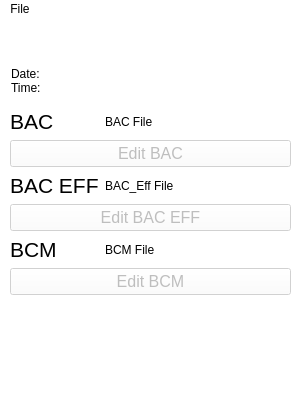
<?xml version="1.0" encoding="UTF-8"?>
<ui version="4.0">
 <class>MainWindow</class>
 <widget class="QMainWindow" name="MainWindow">
  <property name="geometry">
   <rect>
    <x>0</x>
    <y>0</y>
    <width>300</width>
    <height>400</height>
   </rect>
  </property>
  <property name="sizePolicy">
   <sizepolicy hsizetype="Fixed" vsizetype="Fixed">
    <horstretch>0</horstretch>
    <verstretch>0</verstretch>
   </sizepolicy>
  </property>
  <property name="minimumSize">
   <size>
    <width>300</width>
    <height>400</height>
   </size>
  </property>
  <property name="maximumSize">
   <size>
    <width>300</width>
    <height>400</height>
   </size>
  </property>
  <property name="sizeIncrement">
   <size>
    <width>0</width>
    <height>0</height>
   </size>
  </property>
  <property name="windowTitle">
   <string>SFV Moveset Editor</string>
  </property>
  <property name="styleSheet">
   <string notr="true">background-color: rgb(255, 255, 255);</string>
  </property>
  <property name="locale">
   <locale language="English" country="UnitedStates"/>
  </property>
  <widget class="QWidget" name="centralwidget">
   <widget class="QWidget" name="formLayoutWidget">
    <property name="geometry">
     <rect>
      <x>10</x>
      <y>90</y>
      <width>281</width>
      <height>251</height>
     </rect>
    </property>
    <layout class="QFormLayout" name="formLayout">
     <item row="1" column="0">
      <widget class="QLabel" name="label">
       <property name="font">
        <font>
         <pointsize>16</pointsize>
        </font>
       </property>
       <property name="text">
        <string>BAC</string>
       </property>
      </widget>
     </item>
     <item row="1" column="1">
      <widget class="QLabel" name="BAC_Name">
       <property name="text">
        <string>BAC File</string>
       </property>
      </widget>
     </item>
     <item row="2" column="0" colspan="2">
      <layout class="QVBoxLayout" name="BAC_Buttons_Layer">
       <item>
        <widget class="QPushButton" name="EditBAC">
         <property name="enabled">
          <bool>false</bool>
         </property>
         <property name="font">
          <font>
           <pointsize>12</pointsize>
          </font>
         </property>
         <property name="mouseTracking">
          <bool>false</bool>
         </property>
         <property name="tabletTracking">
          <bool>false</bool>
         </property>
         <property name="autoFillBackground">
          <bool>false</bool>
         </property>
         <property name="styleSheet">
          <string notr="true"/>
         </property>
         <property name="text">
          <string>Edit BAC</string>
         </property>
         <property name="checkable">
          <bool>false</bool>
         </property>
         <property name="checked">
          <bool>false</bool>
         </property>
         <property name="autoDefault">
          <bool>false</bool>
         </property>
         <property name="default">
          <bool>false</bool>
         </property>
         <property name="flat">
          <bool>false</bool>
         </property>
        </widget>
       </item>
      </layout>
     </item>
     <item row="5" column="0">
      <widget class="QLabel" name="label_2">
       <property name="font">
        <font>
         <pointsize>16</pointsize>
        </font>
       </property>
       <property name="text">
        <string>BCM</string>
       </property>
      </widget>
     </item>
     <item row="5" column="1">
      <widget class="QLabel" name="BCM_Name">
       <property name="text">
        <string>BCM File</string>
       </property>
      </widget>
     </item>
     <item row="6" column="0" colspan="2">
      <layout class="QVBoxLayout" name="BCM_Buttons_Layer">
       <item>
        <widget class="QPushButton" name="EditBCM">
         <property name="enabled">
          <bool>false</bool>
         </property>
         <property name="font">
          <font>
           <pointsize>12</pointsize>
          </font>
         </property>
         <property name="text">
          <string>Edit BCM</string>
         </property>
         <property name="checkable">
          <bool>false</bool>
         </property>
        </widget>
       </item>
      </layout>
     </item>
     <item row="3" column="0">
      <widget class="QLabel" name="label_4">
       <property name="font">
        <font>
         <pointsize>16</pointsize>
        </font>
       </property>
       <property name="text">
        <string>BAC EFF</string>
       </property>
      </widget>
     </item>
     <item row="3" column="1">
      <widget class="QLabel" name="BAC_Eff_Name">
       <property name="text">
        <string>BAC_Eff File</string>
       </property>
      </widget>
     </item>
     <item row="4" column="0" colspan="2">
      <layout class="QVBoxLayout" name="BAC_Eff_Buttons_Layer">
       <item>
        <widget class="QPushButton" name="EditBACEff">
         <property name="enabled">
          <bool>false</bool>
         </property>
         <property name="font">
          <font>
           <pointsize>12</pointsize>
          </font>
         </property>
         <property name="text">
          <string>Edit BAC EFF</string>
         </property>
         <property name="checkable">
          <bool>false</bool>
         </property>
        </widget>
       </item>
      </layout>
     </item>
    </layout>
   </widget>
   <widget class="QLabel" name="Date_Time">
    <property name="geometry">
     <rect>
      <x>11</x>
      <y>41</y>
      <width>281</width>
      <height>41</height>
     </rect>
    </property>
    <property name="sizePolicy">
     <sizepolicy hsizetype="Maximum" vsizetype="Preferred">
      <horstretch>0</horstretch>
      <verstretch>0</verstretch>
     </sizepolicy>
    </property>
    <property name="inputMethodHints">
     <set>Qt::ImhDate|Qt::ImhTime</set>
    </property>
    <property name="text">
     <string>Date: 
Time: </string>
    </property>
   </widget>
  </widget>
  <widget class="QMenuBar" name="menubar">
   <property name="geometry">
    <rect>
     <x>0</x>
     <y>0</y>
     <width>300</width>
     <height>26</height>
    </rect>
   </property>
   <widget class="QMenu" name="menuFile">
    <property name="title">
     <string>File</string>
    </property>
    <addaction name="actionOpen_BAC"/>
    <addaction name="actionRecent_BACs"/>
    <addaction name="actionOpen_BAC_Eff"/>
    <addaction name="actionRecent_BAC_Effs"/>
    <addaction name="actionOpen_BCM"/>
    <addaction name="actionRecent_BCMs"/>
    <addaction name="separator"/>
    <addaction name="actionSave_BAC"/>
    <addaction name="actionSave_BAC_as"/>
    <addaction name="actionSave_BCM"/>
    <addaction name="actionSave_BCM_As"/>
    <addaction name="actionSave_All"/>
    <addaction name="actionSave_All_As"/>
    <addaction name="actionSave_BAC_Eff"/>
    <addaction name="actionSave_BAC_Eff_as"/>
   </widget>
   <addaction name="menuFile"/>
  </widget>
  <widget class="QStatusBar" name="statusbar"/>
  <action name="actionOpen_BAC">
   <property name="text">
    <string>Open BAC</string>
   </property>
  </action>
  <action name="actionRecent_BACs">
   <property name="text">
    <string>Recent BACs</string>
   </property>
  </action>
  <action name="actionOpen_BCM">
   <property name="text">
    <string>Open BCM</string>
   </property>
  </action>
  <action name="actionRecent_BCMs">
   <property name="text">
    <string>Recent BCMs</string>
   </property>
  </action>
  <action name="actionSave_BAC">
   <property name="text">
    <string>Save BAC</string>
   </property>
  </action>
  <action name="actionSave_BCM">
   <property name="text">
    <string>Save BCM</string>
   </property>
  </action>
  <action name="actionSave_All">
   <property name="text">
    <string>Save All</string>
   </property>
  </action>
  <action name="actionSave_BAC_as">
   <property name="text">
    <string>Save BAC As</string>
   </property>
  </action>
  <action name="actionSave_All_As">
   <property name="text">
    <string>Save All As</string>
   </property>
  </action>
  <action name="actionSave_BCM_As">
   <property name="text">
    <string>Save BCM As</string>
   </property>
  </action>
  <action name="actionOpen_BAC_Eff">
   <property name="text">
    <string>Open BAC_Eff</string>
   </property>
  </action>
  <action name="actionRecent_BAC_Effs">
   <property name="text">
    <string>Recent BAC_Effs</string>
   </property>
  </action>
  <action name="actionSave_BAC_Eff">
   <property name="text">
    <string>Save BAC_Eff</string>
   </property>
  </action>
  <action name="actionSave_BAC_Eff_as">
   <property name="text">
    <string>Save BAC_Eff as</string>
   </property>
  </action>
 </widget>
 <resources/>
 <connections/>
</ui>
